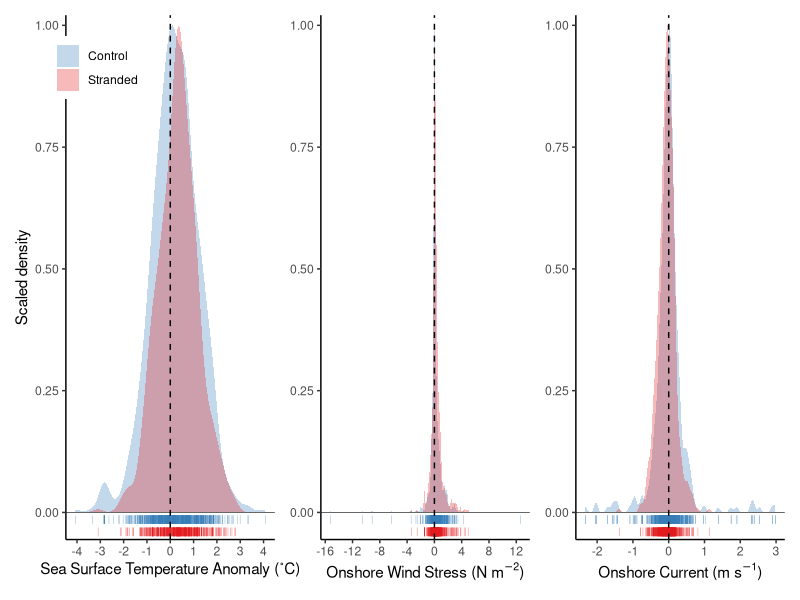
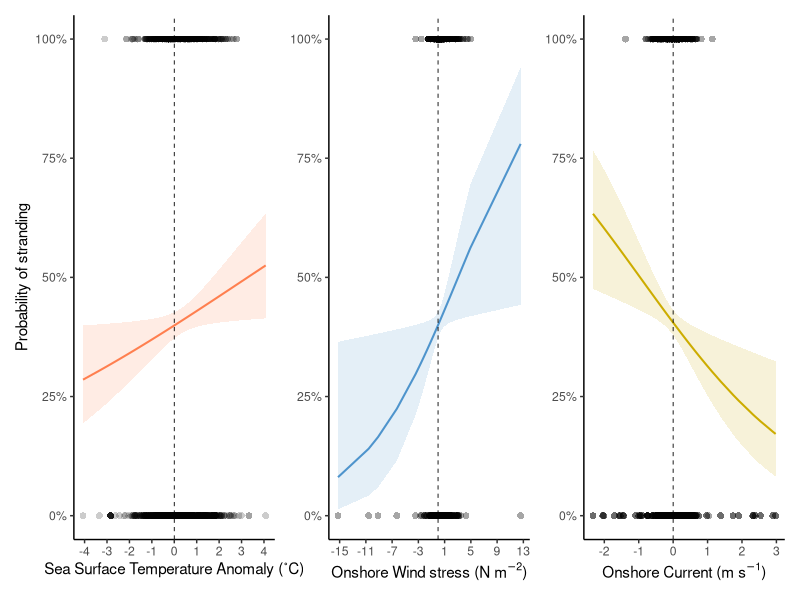

The R script that drew these images, in order:
#####################################
## Environmental drivers modelling ##
#####################################
library(tidyverse)
library(ggeffects)
library(patchwork)


## Model drivers

dat <- 
  read_csv("2026-03-16_extractEnv_data.csv") %>% 
  mutate(stranded = as.integer(stranded),
         species = as_factor(species),
         state = as_factor(state),
         match_id = as_factor(event_id)) %>% 
  filter(!is.na(sst_anom),
         !is.na(wind_stress_onshore),
         !is.na(current_onshore),
         !is.na(species),
         !is.na(state),
         !is.na(match_id))


## Distribution plots

p1 <-
  dat %>% mutate(ss = case_when(stranded %in% 0 ~ "Control", TRUE ~ "Stranded")) %>% 
  ggplot(aes(x = sst_anom, y = after_stat(scaled), fill = ss, group = ss)) +
  geom_hline(yintercept = 0, lwd = 0.2) +
  geom_density(alpha = 0.3, col = NA) +
  geom_point(aes(y = ifelse(ss == "Control", -0.015, -0.04), color = ss), 
             alpha = 0.5, pch = "|", cex = 2, show.legend = F) +
  scale_y_continuous(expand = expansion(mult = c(0.015, 0.02))) +
  geom_vline(xintercept = 0, lty = 2, lwd = 0.5) +
  theme_classic() +
  labs(x = "Sea Surface Temperature Anomaly (˚C)", y = "Scaled density") +
  scale_fill_brewer(name = NULL, palette = "Set1", labels = c("Control", "Stranded"), direction = -1) +
  scale_color_brewer(name = NULL, palette = "Set1", labels = c("Control", "Stranded"), direction = -1) +
  scale_x_continuous(breaks = seq(-5, 5, by = 1)) +
  theme(legend.position = "inside", legend.position.inside = c(0.15, 0.9))

p2 <-
  dat %>% mutate(ss = case_when(stranded %in% 0 ~ "Control", TRUE ~ "Stranded")) %>% 
  ggplot(aes(x = wind_stress_onshore, y = after_stat(scaled), fill = factor(stranded), group = stranded)) +
  geom_hline(yintercept = 0, lwd = 0.2) +
  geom_density(alpha = 0.3, col = NA) +
  geom_point(aes(y = ifelse(stranded == 0, -0.015, -0.04), 
                 color = factor(stranded)), alpha = 0.5, pch = "|", cex = 2) +
  scale_y_continuous(expand = expansion(mult = c(0.015, 0.02))) +
  geom_vline(xintercept = 0, lty = 2, lwd = 0.5) +
  theme_classic() +
  labs(x = expression("Onshore Wind Stress (N "*m^-2*")"), y = NULL) +
  scale_fill_brewer(name = NULL, palette = "Set1", labels = c("Control", "Stranded"), direction = -1) +
  scale_color_brewer(name = NULL, palette = "Set1", labels = c("Control", "Stranded"), direction = -1) +
  scale_x_continuous(breaks = seq(-16, 16, by = 4)) +
  theme(legend.position = "none")

p3 <-
  dat %>% mutate(ss = case_when(stranded %in% 0 ~ "Control", TRUE ~ "Stranded")) %>% 
  ggplot(aes(x = current_onshore, y = after_stat(scaled), fill = factor(stranded), group = stranded)) +
  geom_hline(yintercept = 0, lwd = 0.2) +
  geom_density(alpha = 0.3, col = NA) +
  geom_point(aes(y = ifelse(stranded == 0, -0.015, -0.04), 
                 color = factor(stranded)), alpha = 0.5, pch = "|", cex = 2) +
  scale_y_continuous(expand = expansion(mult = c(0.015, 0.02))) +
  geom_vline(xintercept = 0, lty = 2, lwd = 0.5) +
  theme_classic() +
  labs(x = expression("Onshore Current (m "*s^-1*")"), y = NULL) +
  scale_x_continuous(breaks = seq(-5, 5, by = 1)) +
  scale_fill_brewer(name = NULL, palette = "Set1", labels = c("Control", "Stranded"), direction = -1) +
  scale_color_brewer(name = NULL, palette = "Set1", labels = c("Control", "Stranded"), direction = -1) +
  theme(legend.position = "none")

dist <- p1 + p2 + p3

ggsave("Figures/extractEnv_distribution_plots.png", dist, width = 14, height = 5)



## GLM modelling

glm_model <-
  glm(stranded ~ sst_anom + wind_stress_onshore + current_onshore,
      family = binomial(link = "logit"),
      data = dat)

p1 <-
  predict_response(glm_model, terms = c("sst_anom [all]")) %>%
  plot(show_data = T, show_title = F, color = "coral", dot_alpha = 0.2) +
  labs(x = "Sea Surface Temperature Anomaly (˚C)",
       y = "Probability of stranding") +
  scale_x_continuous(breaks = seq(-5, 5, by = 1)) +
  geom_vline(xintercept = 0, lwd = 0.3, lty = 2, color = "black") +
  theme_classic()

p2 <-
  predict_response(glm_model, terms = c("wind_stress_onshore [all]")) %>%
  plot(show_data = T, show_title = F, color = "steelblue3") +
  labs(x = expression("Onshore Wind stress (N "*m^-2*")"),
       y = NULL) +
  scale_x_continuous(breaks = seq(-15, 15, by = 4)) +
  geom_vline(xintercept = 0, lwd = 0.3, lty = 2, color = "black") +
  theme_classic()

p3 <-
  predict_response(glm_model, terms = c("current_onshore [all]")) %>%
  plot(show_data = T, show_title = F, color = "gold3") +
  labs(x = expression("Onshore Current (m "*s^-1*")"),
       y = NULL) +
  scale_x_continuous(breaks = seq(-5, 5, by = 1)) +
  geom_vline(xintercept = 0, lwd = 0.3, lty = 2, color = "black") +
  theme_classic()

glm_out <- p1 + p2 + p3

ggsave("Figures/extractEnv_glm_output.png", glm_out, width = 14, height = 5)


#Statistical Reporting
nrow(dat)
table(dat$stranded)
summary(glm_model)
